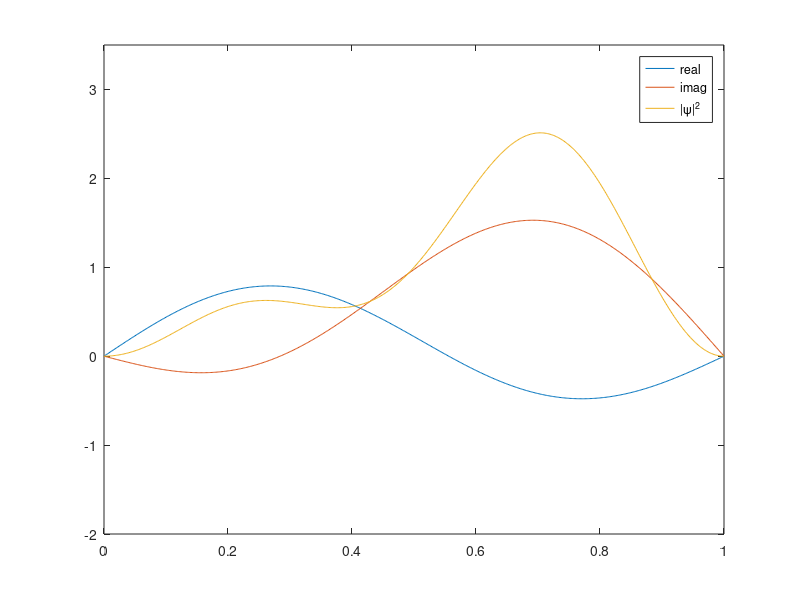

This chart was generated by the following MATLAB code: (Note: this script raises an error after producing the figure.)
clearvars
close all

m = 1; %9.1e-31;
a = 1; %1e-9;
A = sqrt(2/a);
hbar = 1; %6.626e-34;

%t = linspace(0,1e-10,500);
x = linspace(0,a,500);

psi1 = A*sin(pi/a*x);
psi2 = A*sin(2*pi/a*x);

E1 = 1^2*pi^2*hbar^2/2/m/a^2;
E2 = 2^2*pi^2*hbar^2/2/m/a^2;

c1 = 1/sqrt(2);
c2 = sqrt(1 - c1^2);%1/sqrt(2);

psi = c1*psi1.*exp(-1i*E1/hbar)+c2*psi2.*exp(-1i*E2/hbar);

figure,
h1 = plot(x,real(psi));
hold on
h2 = plot(x,imag(psi));
h3 = plot(x,conj(psi).*psi);
xlim([0 a])
ylim([-2 3.5])
legend('real','imag','|\psi|^2')

for t = 0:0.01:10
%     tesc = t*1e-12;
    psi = c1*psi1.*exp(-1i*E1*t/hbar)+c2*psi2.*exp(-1i*t*E2/hbar);
    h1.YData = real(psi);
    h2.YData = imag(psi);
    h3.YData = conj(psi).*psi;
    refreshdata
    drawnow
    pause(0.01)
end